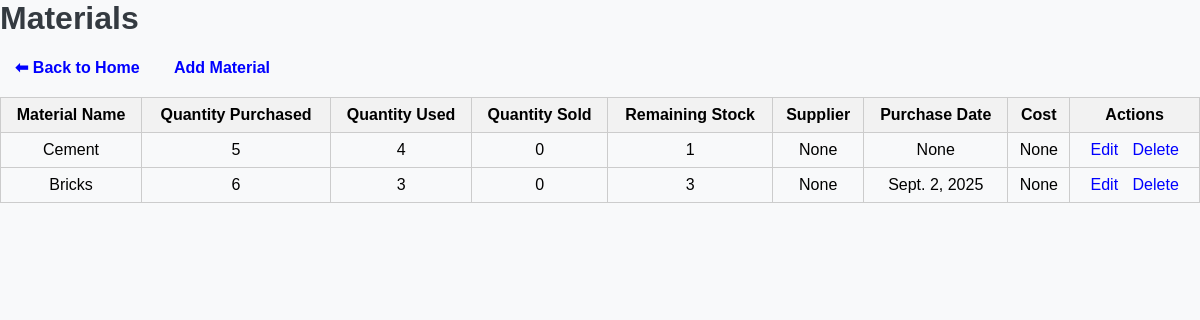
/materials/, run on the app's committed database.
### records/models.py (models this page shows, shortened)
class Material(models.Model):
    project = models.ForeignKey(Project, on_delete=models.CASCADE, related_name="materials")
    MATERIAL_CHOICES = [
        ('Cement', 'Cement'),
        ('Bricks', 'Bricks (playas)'),
        ('Sand_E', 'M-sand'),
        ('Sand_B', 'P-sand'),
        ('Jelly_Q', 'Jelly (¼ size)'),
        ('Jelly_H', 'Jelly (3/4 size)'),
        ('Jelly_P', 'Jelly (1.5 size)'),
        ('Jelly_S', 'Jelly (Bolder)'),
        ('Tiles_Q', 'Tiles (TMT(8mm))'),
        ('Tiles_H', 'Tiles (TMT(10mm))'),
        ('Tiles_P', 'Tiles (TMT(12mm))'),
        ('Tiles_S', 'Tiles (TMT(16mm))'),
        ('Tiles_R', 'Tiles (TMT(20mm))'),
        ('Paints', 'Paints'),
        ('Wood_M_Teak', 'Wood(main_door(teak))'),
        ('Wood_M_Saal', 'Wood(main_door(saal))'),
        ('Wood_M_Mahagani', 'Wood(main_door(mahagani))'),
        ('Wood_W_Mahagani', 'Wood(windows(mahagani))'),
        ('Wood_W_Upvc', 'Wood(windows(upvc))'),
        ('Electronics_Wire', 'Electronics(wire(2.5sq,1.5sq,1sq))'),
        ('Electronics_Plug', 'Electronics(plug)'),
        ('Electronics_LED', 'Electronics(LEDLight(ceiling_4inch,elevation_3inch))'),
        ('Electronics_Tube', 'Electronics(Tubelight)'),
        ('Plumbing_Upvc', 'Plumbing(upvc(1inch,3/4inch))'),
        ('Plumbing_Pvc', 'Plumbing(pvc(4inch,2.5inch,1.5inch))'),
        ('Plumbing_Fittings', 'Plumbing(Fittings(Bathroom,Kitchen))'),
        ('Grill', 'Grill(grill,gate)'),
    ]
    material_name = models.CharField(max_length=50, choices=MATERIAL_CHOICES)
    quantity_purchased = models.IntegerField(default=0)
    quantity_used = models.IntegerField(default=0)
    quantity_sold = models.IntegerField(default=0)
    supplier_name = models.CharField(max_length=100, null=True, blank=True)
    purchase_date = models.DateField(null=True, blank=True)
    cost = models.DecimalField(max_digits=10, decimal_places=2, null=True, blank=True)
    @property
    def remaining_stock(self):
        return self.quantity_purchased - (self.quantity_used + self.quantity_sold)

### records/views.py (the view)
# urls.py: path('materials/', views.MaterialListView.as_view(), name='material_list'),
class MaterialListView(ListView):
    model = Material
    template_name = "records/material_list.html"
    context_object_name = "materials"

### records/templates/records/material_list.html (shortened to what this page needs)
{% load static %}
<link rel="stylesheet" href="{% static 'css/style.css' %}">
<!DOCTYPE html>
<html>
<head>
</head>
<body>
    <h1>Materials</h1>
    <a href="{% url 'home' %}" class="btn btn-secondary mb-3">⬅ Back to Home</a>
    <a href="{% url 'material_create' %}" class="btn btn-warning mb-3">Add Material</a>
    <table>
        <thead>
            <tr>
                <th>Material Name</th>
                <th>Quantity Purchased</th>
                <th>Quantity Used</th>
                <th>Quantity Sold</th>
                <th>Remaining Stock</th>
                <th>Supplier</th>
                <th>Purchase Date</th>
                <th>Cost</th>
                <th>Actions</th>
            </tr>
        </thead>
        <tbody>
            {% for material in materials %}
            <tr>
                <td>{{ material.material_name }}</td>
                <td>{{ material.quantity_purchased }}</td>
                <td>{{ material.quantity_used }}</td>
                <td>{{ material.quantity_sold }}</td>
                <td>{{ material.remaining_stock }}</td>
                <td>{{ material.supplier_name }}</td>
                <td>{{ material.purchase_date }}</td>
                <td>{{ material.cost }}</td>
                <td>
                    <a href="{% url 'material_update' material.id %}">Edit</a>
                    <a href="{% url 'material_delete' material.id %}">Delete</a>
                </td>
            </tr>
            {% empty %}
            <tr>
                <td colspan="9">No materials available.</td>
            </tr>
            {% endfor %}
        </tbody>
    </table>
</body>
</html>

### records/static/css/style.css (style rules this page uses)
body { font-family: Arial, sans-serif; background-color: #f8f9fa; margin: 0; padding: 0; }
h1, h2, h3 { color: #343a40; }
.btn { font-weight: bold; border-radius: 8px; padding: 10px 15px; margin: 5px 0; text-decoration: none; }
a { text-decoration: none; color: #007bff; margin-left: 10px; }

### records/templates/records/material_list.html (style rules this page uses)
table { width: 100%; border-collapse: collapse; margin-top: 20px; }
th, td { border: 1px solid #ccc; padding: 8px; text-align: center; }
th { background-color: #f2f2f2; }
a { margin: 0 5px; text-decoration: none; color: blue; }

### data on the page
Material: material_name "Cement", quantity_purchased "5", quantity_used "4", quantity_sold "0", remaining_stock "1", supplier_name "None", purchase_date "None", cost "None"
Material: material_name "Bricks", quantity_purchased "6", quantity_used "3", quantity_sold "0", remaining_stock "3", supplier_name "None", purchase_date "Sept. 2, 2025", cost "None"
